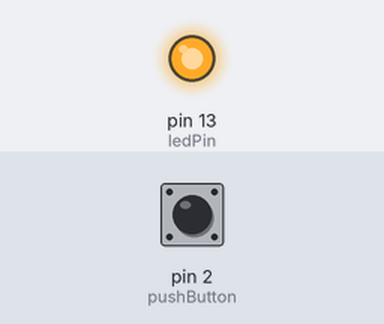
Bench run of a sketch on a simulated Arduino Uno, built with avr-gcc and run on an emulated ATmega328P. Shown: output pins drawn as LEDs (lit = HIGH). Inputs (shaded band) come from the test bench; at power-on: pin 2 (pushButton) HIGH.

Above: at 1.2 s.
1.3 s: pin 2 (pushButton) pulled LOW for 0.15 s
At 1.37 s:
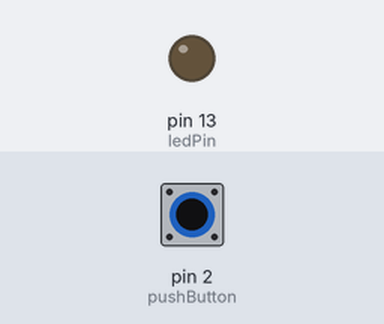
2.9 s: pin 2 (pushButton) pulled LOW for 3.2 s
At 6.6 s:
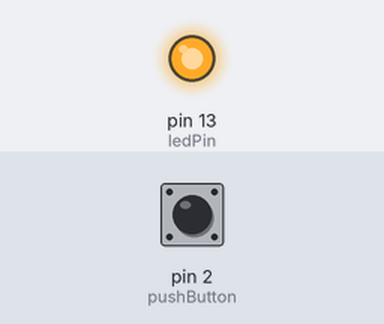
Timing chart, 0 to 8.1 s (numbered marks = the images above; inputs shaded):
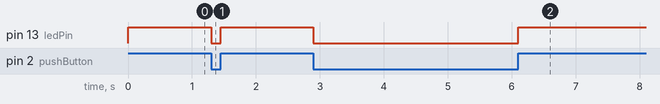

The sketch:

PushButton.ino
```cpp
int ledPin = 13;
int pushButton = 2;
void setup()
{
	pinMode(pushButton, INPUT);
	pinMode(ledPin, OUTPUT);
}

void loop()
{
	if (digitalRead(pushButton) == LOW)
	{
		digitalWrite(ledPin, LOW);
	}
	else
	{
		digitalWrite(ledPin, HIGH);
	}
}
```

Measured:
- after the input at 1.3 s, pin 13 (ledPin): HIGH → LOW at once, → HIGH 0.15 s later
- after the input at 2.9 s, pin 13 (ledPin): HIGH → LOW at once, → HIGH 3.2 s later
